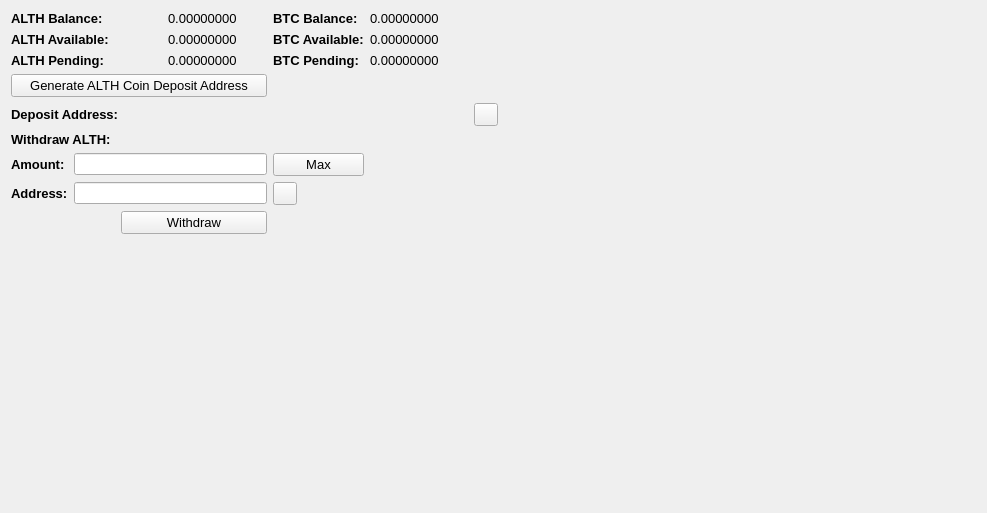
     <widget class="QWidget" name="BalanceTab">
      <attribute name="title">
       <string>Balance</string>
      </attribute>
      <layout class="QGridLayout" name="gridLayout_2">
       <item row="0" column="0" colspan="2">
        <widget class="QLabel" name="label_11">
         <property name="font">
          <font>
           <pointsize>10</pointsize>
           <weight>75</weight>
           <bold>true</bold>
          </font>
         </property>
         <property name="text">
          <string>ALTH Balance:</string>
         </property>
        </widget>
       </item>
       <item row="0" column="3">
        <widget class="QLabel" name="HMBalanceLabel">
         <property name="font">
          <font>
           <pointsize>10</pointsize>
          </font>
         </property>
         <property name="text">
          <string>0.00000000</string>
         </property>
         <property name="textInteractionFlags">
          <set>Qt::LinksAccessibleByMouse|Qt::TextSelectableByMouse</set>
         </property>
        </widget>
       </item>
       <item row="0" column="4">
        <widget class="QLabel" name="label_12">
         <property name="font">
          <font>
           <pointsize>10</pointsize>
           <weight>75</weight>
           <bold>true</bold>
          </font>
         </property>
         <property name="text">
          <string>BTC Balance:</string>
         </property>
        </widget>
       </item>
       <item row="0" column="5">
        <widget class="QLabel" name="BitcoinBalanceLabel">
         <property name="font">
          <font>
           <pointsize>10</pointsize>
          </font>
         </property>
         <property name="text">
          <string>0.00000000</string>
         </property>
         <property name="textInteractionFlags">
          <set>Qt::LinksAccessibleByMouse|Qt::TextSelectableByMouse</set>
         </property>
        </widget>
       </item>
       <item row="0" column="7" rowspan="10">
        <spacer name="horizontalSpacer_4">
         <property name="orientation">
          <enum>Qt::Horizontal</enum>
         </property>
         <property name="sizeHint" stdset="0">
          <size>
           <width>478</width>
           <height>488</height>
          </size>
         </property>
        </spacer>
       </item>
       <item row="1" column="0" colspan="2">
        <widget class="QLabel" name="label_13">
         <property name="font">
          <font>
           <pointsize>10</pointsize>
           <weight>75</weight>
           <bold>true</bold>
          </font>
         </property>
         <property name="text">
          <string>ALTH Available:</string>
         </property>
        </widget>
       </item>
       <item row="1" column="3">
        <widget class="QLabel" name="HMAvailableLabel_2">
         <property name="font">
          <font>
           <pointsize>10</pointsize>
          </font>
         </property>
         <property name="text">
          <string>0.00000000</string>
         </property>
         <property name="textInteractionFlags">
          <set>Qt::LinksAccessibleByMouse|Qt::TextSelectableByMouse</set>
         </property>
        </widget>
       </item>
       <item row="1" column="4">
        <widget class="QLabel" name="label_15">
         <property name="font">
          <font>
           <pointsize>10</pointsize>
           <weight>75</weight>
           <bold>true</bold>
          </font>
         </property>
         <property name="text">
          <string>BTC Available:</string>
         </property>
        </widget>
       </item>
       <item row="1" column="5">
        <widget class="QLabel" name="BitcoinAvailableLabel">
         <property name="font">
          <font>
           <pointsize>10</pointsize>
          </font>
         </property>
         <property name="text">
          <string>0.00000000</string>
         </property>
         <property name="textInteractionFlags">
          <set>Qt::LinksAccessibleByMouse|Qt::TextSelectableByMouse</set>
         </property>
        </widget>
       </item>
       <item row="2" column="0" colspan="2">
        <widget class="QLabel" name="label_14">
         <property name="font">
          <font>
           <pointsize>10</pointsize>
           <weight>75</weight>
           <bold>true</bold>
          </font>
         </property>
         <property name="text">
          <string>ALTH Pending:</string>
         </property>
        </widget>
       </item>
       <item row="2" column="3">
        <widget class="QLabel" name="HMPendingLabel">
         <property name="font">
          <font>
           <pointsize>10</pointsize>
          </font>
         </property>
         <property name="text">
          <string>0.00000000</string>
         </property>
         <property name="textInteractionFlags">
          <set>Qt::LinksAccessibleByMouse|Qt::TextSelectableByMouse</set>
         </property>
        </widget>
       </item>
       <item row="2" column="4">
        <widget class="QLabel" name="label_31">
         <property name="font">
          <font>
           <pointsize>10</pointsize>
           <weight>75</weight>
           <bold>true</bold>
          </font>
         </property>
         <property name="text">
          <string>BTC Pending:</string>
         </property>
        </widget>
       </item>
       <item row="2" column="5">
        <widget class="QLabel" name="BitcoinPendingLabel">
         <property name="font">
          <font>
           <pointsize>10</pointsize>
          </font>
         </property>
         <property name="text">
          <string>0.00000000</string>
         </property>
         <property name="textInteractionFlags">
          <set>Qt::LinksAccessibleByMouse|Qt::TextSelectableByMouse</set>
         </property>
        </widget>
       </item>
       <item row="3" column="0" colspan="4">
        <widget class="QPushButton" name="GenDepositBTN">
         <property name="font">
          <font>
           <pointsize>10</pointsize>
          </font>
         </property>
         <property name="text">
          <string>Generate ALTH Coin Deposit Address</string>
         </property>
        </widget>
       </item>
       <item row="4" column="0" colspan="3">
        <widget class="QLabel" name="label_33">
         <property name="font">
          <font>
           <pointsize>10</pointsize>
           <weight>75</weight>
           <bold>true</bold>
          </font>
         </property>
         <property name="text">
          <string>Deposit Address:</string>
         </property>
        </widget>
       </item>
       <item row="4" column="3" colspan="3">
        <widget class="QLabel" name="DepositAddressLabel">
         <property name="minimumSize">
          <size>
           <width>300</width>
           <height>0</height>
          </size>
         </property>
         <property name="palette">
          <palette>
           <active>
            <colorrole role="WindowText">
             <brush brushstyle="SolidPattern">
              <color alpha="255">
               <red>0</red>
               <green>0</green>
               <blue>0</blue>
              </color>
             </brush>
            </colorrole>
            <colorrole role="Text">
             <brush brushstyle="SolidPattern">
              <color alpha="255">
               <red>0</red>
               <green>0</green>
               <blue>255</blue>
              </color>
             </brush>
            </colorrole>
           </active>
           <inactive>
            <colorrole role="WindowText">
             <brush brushstyle="SolidPattern">
              <color alpha="255">
               <red>0</red>
               <green>0</green>
               <blue>0</blue>
              </color>
             </brush>
            </colorrole>
            <colorrole role="Text">
             <brush brushstyle="SolidPattern">
              <color alpha="255">
               <red>0</red>
               <green>0</green>
               <blue>255</blue>
              </color>
             </brush>
            </colorrole>
           </inactive>
           <disabled>
            <colorrole role="WindowText">
             <brush brushstyle="SolidPattern">
              <color alpha="255">
               <red>120</red>
               <green>120</green>
               <blue>120</blue>
              </color>
             </brush>
            </colorrole>
            <colorrole role="Text">
             <brush brushstyle="SolidPattern">
              <color alpha="255">
               <red>120</red>
               <green>120</green>
               <blue>120</blue>
              </color>
             </brush>
            </colorrole>
           </disabled>
          </palette>
         </property>
         <property name="font">
          <font>
           <pointsize>10</pointsize>
           <weight>75</weight>
           <bold>true</bold>
          </font>
         </property>
         <property name="text">
          <string/>
         </property>
         <property name="alignment">
          <set>Qt::AlignRight|Qt::AlignTrailing|Qt::AlignVCenter</set>
         </property>
         <property name="textInteractionFlags">
          <set>Qt::LinksAccessibleByMouse|Qt::TextSelectableByKeyboard|Qt::TextSelectableByMouse</set>
         </property>
        </widget>
       </item>
       <item row="4" column="6">
        <widget class="QToolButton" name="DepositCopyButton">
         <property name="toolTip">
          <string>Copy to clipboard</string>
         </property>
         <property name="text">
          <string/>
         </property>
         <property name="icon">
          <iconset resource="../bitcoin.qrc">
           <normaloff>:/icons/editcopy</normaloff>:/icons/editcopy</iconset>
         </property>
         <property name="shortcut">
          <string>Alt+P</string>
         </property>
        </widget>
       </item>
       <item row="5" column="0" colspan="2">
        <widget class="QLabel" name="label_34">
         <property name="font">
          <font>
           <pointsize>10</pointsize>
           <weight>75</weight>
           <bold>true</bold>
          </font>
         </property>
         <property name="text">
          <string>Withdraw ALTH:</string>
         </property>
        </widget>
       </item>
       <item row="6" column="0">
        <widget class="QLabel" name="label_26">
         <property name="font">
          <font>
           <pointsize>10</pointsize>
           <weight>75</weight>
           <bold>true</bold>
          </font>
         </property>
         <property name="text">
          <string>Amount:</string>
         </property>
        </widget>
       </item>
       <item row="6" column="1" colspan="3">
        <widget class="QLineEdit" name="WithdrawUnitsInput">
         <property name="font">
          <font>
           <pointsize>9</pointsize>
           <weight>75</weight>
           <bold>true</bold>
          </font>
         </property>
         <property name="text">
          <string/>
         </property>
        </widget>
       </item>
       <item row="6" column="4">
        <widget class="QPushButton" name="Withdraw_Max_Amount">
         <property name="font">
          <font>
           <pointsize>10</pointsize>
          </font>
         </property>
         <property name="text">
          <string>Max</string>
         </property>
        </widget>
       </item>
       <item row="7" column="0">
        <widget class="QLabel" name="label_10">
         <property name="font">
          <font>
           <pointsize>10</pointsize>
           <weight>75</weight>
           <bold>true</bold>
          </font>
         </property>
         <property name="text">
          <string>Address:</string>
         </property>
        </widget>
       </item>
       <item row="7" column="1" colspan="3">
        <widget class="QLineEdit" name="WithdrawAddress">
         <property name="font">
          <font>
           <pointsize>9</pointsize>
           <weight>75</weight>
           <bold>true</bold>
          </font>
         </property>
        </widget>
       </item>
       <item row="7" column="4">
        <widget class="QToolButton" name="WithdrawPasteButton">
         <property name="toolTip">
          <string>Paste from clipboard</string>
         </property>
         <property name="text">
          <string/>
         </property>
         <property name="icon">
          <iconset resource="../bitcoin.qrc">
           <normaloff>:/icons/editpaste</normaloff>:/icons/editpaste</iconset>
         </property>
         <property name="shortcut">
          <string>Alt+P</string>
         </property>
        </widget>
       </item>
       <item row="8" column="2" colspan="2">
        <widget class="QPushButton" name="WithdrawUnitsBtn">
         <property name="font">
          <font>
           <pointsize>10</pointsize>
          </font>
         </property>
         <property name="text">
          <string>Withdraw</string>
         </property>
        </widget>
       </item>
       <item row="9" column="0" colspan="6">
        <spacer name="verticalSpacer">
         <property name="orientation">
          <enum>Qt::Vertical</enum>
         </property>
         <property name="sizeHint" stdset="0">
          <size>
           <width>428</width>
           <height>262</height>
          </size>
         </property>
        </spacer>
       </item>
      </layout>
      <zorder>label_31</zorder>
      <zorder>label_15</zorder>
      <zorder>label_12</zorder>
      <zorder>label_14</zorder>
      <zorder>label_13</zorder>
      <zorder>label_11</zorder>
      <zorder>BitcoinBalanceLabel</zorder>
      <zorder>HMBalanceLabel</zorder>
      <zorder>HMAvailableLabel_2</zorder>
      <zorder>HMPendingLabel</zorder>
      <zorder>BitcoinAvailableLabel</zorder>
      <zorder>BitcoinPendingLabel</zorder>
      <zorder>label_33</zorder>
      <zorder>GenDepositBTN</zorder>
      <zorder>DepositAddressLabel</zorder>
      <zorder>Withdraw_Max_Amount</zorder>
      <zorder>label_34</zorder>
      <zorder>WithdrawUnitsInput</zorder>
      <zorder>label_10</zorder>
      <zorder>label_26</zorder>
      <zorder>WithdrawAddress</zorder>
      <zorder>WithdrawUnitsBtn</zorder>
      <zorder>horizontalSpacer_4</zorder>
      <zorder>verticalSpacer</zorder>
      <zorder>WithdrawPasteButton</zorder>
      <zorder>DepositCopyButton</zorder>
     </widget>
